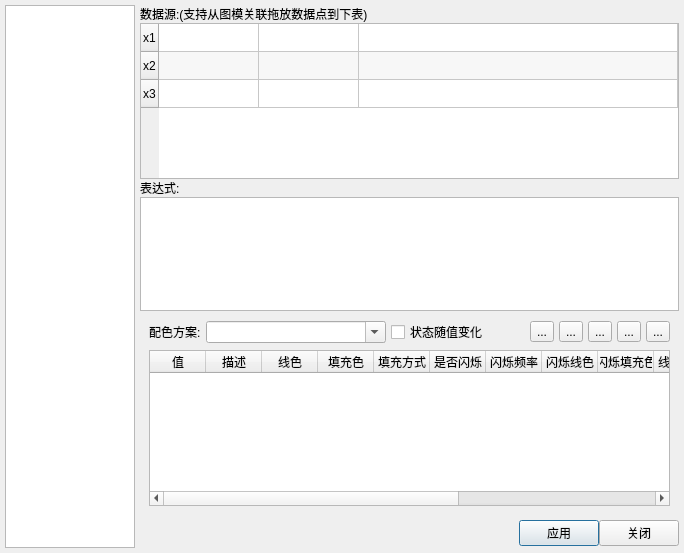
<?xml version="1.0" encoding="UTF-8"?>
<ui version="4.0">
 <class>AnimationDlgClass</class>
 <widget class="QDialog" name="AnimationDlgClass">
  <property name="geometry">
   <rect>
    <x>0</x>
    <y>0</y>
    <width>684</width>
    <height>553</height>
   </rect>
  </property>
  <property name="windowTitle">
   <string>动画属性设置</string>
  </property>
  <layout class="QGridLayout" name="gridLayout">
   <property name="leftMargin">
    <number>5</number>
   </property>
   <property name="topMargin">
    <number>5</number>
   </property>
   <property name="rightMargin">
    <number>5</number>
   </property>
   <property name="bottomMargin">
    <number>5</number>
   </property>
   <property name="spacing">
    <number>5</number>
   </property>
   <item row="0" column="1">
    <layout class="QVBoxLayout" name="verticalLayout" stretch="0,0,0,0,0">
     <property name="spacing">
      <number>0</number>
     </property>
     <item>
      <widget class="QLabel" name="label">
       <property name="sizePolicy">
        <sizepolicy hsizetype="Preferred" vsizetype="Fixed">
         <horstretch>0</horstretch>
         <verstretch>0</verstretch>
        </sizepolicy>
       </property>
       <property name="minimumSize">
        <size>
         <width>0</width>
         <height>18</height>
        </size>
       </property>
       <property name="text">
        <string>数据源:(支持从图模关联拖放数据点到下表)</string>
       </property>
      </widget>
     </item>
     <item>
      <widget class="QTableWidget" name="m_DataSourceTable">
       <property name="minimumSize">
        <size>
         <width>0</width>
         <height>100</height>
        </size>
       </property>
       <property name="maximumSize">
        <size>
         <width>16777215</width>
         <height>16777215</height>
        </size>
       </property>
       <property name="dragDropMode">
        <enum>QAbstractItemView::DragDrop</enum>
       </property>
       <property name="alternatingRowColors">
        <bool>true</bool>
       </property>
       <property name="cornerButtonEnabled">
        <bool>false</bool>
       </property>
       <attribute name="horizontalHeaderVisible">
        <bool>false</bool>
       </attribute>
       <attribute name="horizontalHeaderHighlightSections">
        <bool>true</bool>
       </attribute>
       <attribute name="horizontalHeaderStretchLastSection">
        <bool>true</bool>
       </attribute>
       <attribute name="verticalHeaderVisible">
        <bool>true</bool>
       </attribute>
       <attribute name="verticalHeaderCascadingSectionResizes">
        <bool>true</bool>
       </attribute>
       <attribute name="verticalHeaderDefaultSectionSize">
        <number>28</number>
       </attribute>
       <attribute name="verticalHeaderHighlightSections">
        <bool>true</bool>
       </attribute>
       <attribute name="verticalHeaderMinimumSectionSize">
        <number>28</number>
       </attribute>
       <attribute name="verticalHeaderShowSortIndicator" stdset="0">
        <bool>false</bool>
       </attribute>
       <attribute name="verticalHeaderStretchLastSection">
        <bool>false</bool>
       </attribute>
       <row>
        <property name="text">
         <string>x1</string>
        </property>
       </row>
       <row>
        <property name="text">
         <string>x2</string>
        </property>
       </row>
       <row>
        <property name="text">
         <string>x3</string>
        </property>
       </row>
       <column>
        <property name="text">
         <string>标记名</string>
        </property>
       </column>
       <column>
        <property name="text">
         <string>类型</string>
        </property>
       </column>
       <column>
        <property name="text">
         <string>引用</string>
        </property>
       </column>
      </widget>
     </item>
     <item>
      <widget class="QLabel" name="label_2">
       <property name="sizePolicy">
        <sizepolicy hsizetype="Preferred" vsizetype="Minimum">
         <horstretch>0</horstretch>
         <verstretch>0</verstretch>
        </sizepolicy>
       </property>
       <property name="minimumSize">
        <size>
         <width>0</width>
         <height>18</height>
        </size>
       </property>
       <property name="text">
        <string>表达式:</string>
       </property>
      </widget>
     </item>
     <item>
      <widget class="QTextEdit" name="m_ScriptEdit">
       <property name="maximumSize">
        <size>
         <width>16777215</width>
         <height>150</height>
        </size>
       </property>
       <property name="sizeIncrement">
        <size>
         <width>0</width>
         <height>0</height>
        </size>
       </property>
      </widget>
     </item>
     <item>
      <widget class="QStackedWidget" name="stackedWidget">
       <property name="minimumSize">
        <size>
         <width>0</width>
         <height>160</height>
        </size>
       </property>
       <property name="maximumSize">
        <size>
         <width>16777215</width>
         <height>16777215</height>
        </size>
       </property>
       <property name="lineWidth">
        <number>0</number>
       </property>
       <property name="currentIndex">
        <number>1</number>
       </property>
       <widget class="QWidget" name="page">
        <layout class="QGridLayout" name="gridLayout_5">
         <property name="leftMargin">
          <number>3</number>
         </property>
         <property name="topMargin">
          <number>3</number>
         </property>
         <property name="rightMargin">
          <number>3</number>
         </property>
         <property name="bottomMargin">
          <number>3</number>
         </property>
         <property name="spacing">
          <number>3</number>
         </property>
         <item row="0" column="0">
          <widget class="QFrame" name="m_PropFrame">
           <property name="frameShape">
            <enum>QFrame::StyledPanel</enum>
           </property>
           <property name="frameShadow">
            <enum>QFrame::Raised</enum>
           </property>
          </widget>
         </item>
        </layout>
       </widget>
       <widget class="QWidget" name="page_2">
        <layout class="QGridLayout" name="gridLayout_4">
         <item row="1" column="0">
          <widget class="QTableWidget" name="dy_col_table">
           <property name="alternatingRowColors">
            <bool>true</bool>
           </property>
           <property name="sortingEnabled">
            <bool>false</bool>
           </property>
           <attribute name="horizontalHeaderDefaultSectionSize">
            <number>56</number>
           </attribute>
           <attribute name="horizontalHeaderStretchLastSection">
            <bool>true</bool>
           </attribute>
           <attribute name="verticalHeaderVisible">
            <bool>false</bool>
           </attribute>
           <column>
            <property name="text">
             <string>值</string>
            </property>
           </column>
           <column>
            <property name="text">
             <string>描述</string>
            </property>
           </column>
           <column>
            <property name="text">
             <string>线色</string>
            </property>
           </column>
           <column>
            <property name="text">
             <string>填充色</string>
            </property>
           </column>
           <column>
            <property name="text">
             <string>填充方式</string>
            </property>
           </column>
           <column>
            <property name="text">
             <string>是否闪烁</string>
            </property>
           </column>
           <column>
            <property name="text">
             <string>闪烁频率</string>
            </property>
           </column>
           <column>
            <property name="text">
             <string>闪烁线色</string>
            </property>
           </column>
           <column>
            <property name="text">
             <string>闪烁填充色</string>
            </property>
           </column>
           <column>
            <property name="text">
             <string>线路跑动</string>
            </property>
           </column>
           <column>
            <property name="text">
             <string>图元平面</string>
            </property>
           </column>
           <column>
            <property name="text">
             <string>显示文本</string>
            </property>
           </column>
           <column>
            <property name="text">
             <string>位图名称</string>
            </property>
           </column>
           <column>
            <property name="text">
             <string>是否可见</string>
            </property>
           </column>
           <column>
            <property name="text">
             <string>优先级</string>
            </property>
           </column>
          </widget>
         </item>
         <item row="0" column="0">
          <layout class="QHBoxLayout" name="horizontalLayout">
           <property name="spacing">
            <number>5</number>
           </property>
           <item>
            <widget class="QLabel" name="label_7">
             <property name="text">
              <string>配色方案:</string>
             </property>
            </widget>
           </item>
           <item>
            <widget class="QComboBox" name="col_profile_name">
             <property name="sizePolicy">
              <sizepolicy hsizetype="Expanding" vsizetype="Fixed">
               <horstretch>0</horstretch>
               <verstretch>0</verstretch>
              </sizepolicy>
             </property>
             <property name="minimumSize">
              <size>
               <width>180</width>
               <height>0</height>
              </size>
             </property>
             <property name="editable">
              <bool>true</bool>
             </property>
             <property name="minimumContentsLength">
              <number>0</number>
             </property>
            </widget>
           </item>
           <item>
            <widget class="QCheckBox" name="m_IfStateChgByValue">
             <property name="text">
              <string>状态随值变化</string>
             </property>
            </widget>
           </item>
           <item>
            <spacer name="spacer">
             <property name="orientation">
              <enum>Qt::Horizontal</enum>
             </property>
             <property name="sizeHint" stdset="0">
              <size>
               <width>218</width>
               <height>21</height>
              </size>
             </property>
            </spacer>
           </item>
           <item>
            <widget class="QToolButton" name="new_col_profile_btn">
             <property name="sizePolicy">
              <sizepolicy hsizetype="Fixed" vsizetype="Fixed">
               <horstretch>1</horstretch>
               <verstretch>0</verstretch>
              </sizepolicy>
             </property>
             <property name="maximumSize">
              <size>
               <width>25</width>
               <height>16777215</height>
              </size>
             </property>
             <property name="toolTip">
              <string>新建配置</string>
             </property>
             <property name="text">
              <string>...</string>
             </property>
             <property name="icon">
              <iconset resource="../designer/editor.qrc">
               <normaloff>:/images/images/filenew.png</normaloff>:/images/images/filenew.png</iconset>
             </property>
            </widget>
           </item>
           <item>
            <widget class="QToolButton" name="del_col_profile_btn">
             <property name="maximumSize">
              <size>
               <width>25</width>
               <height>16777215</height>
              </size>
             </property>
             <property name="toolTip">
              <string>删除配置</string>
             </property>
             <property name="text">
              <string>...</string>
             </property>
             <property name="icon">
              <iconset resource="../designer/editor.qrc">
               <normaloff>:/images/images/delete.png</normaloff>:/images/images/delete.png</iconset>
             </property>
            </widget>
           </item>
           <item>
            <widget class="QToolButton" name="save_col_profile_btn">
             <property name="maximumSize">
              <size>
               <width>25</width>
               <height>16777215</height>
              </size>
             </property>
             <property name="toolTip">
              <string>保存配置</string>
             </property>
             <property name="text">
              <string>...</string>
             </property>
             <property name="icon">
              <iconset resource="../designer/editor.qrc">
               <normaloff>:/images/images/save.png</normaloff>:/images/images/save.png</iconset>
             </property>
            </widget>
           </item>
           <item>
            <widget class="QToolButton" name="add_col_row_btn">
             <property name="maximumSize">
              <size>
               <width>25</width>
               <height>16777215</height>
              </size>
             </property>
             <property name="toolTip">
              <string>新增行</string>
             </property>
             <property name="text">
              <string>...</string>
             </property>
             <property name="icon">
              <iconset resource="../designer/editor.qrc">
               <normaloff>:/images/images/prev.png</normaloff>:/images/images/prev.png</iconset>
             </property>
            </widget>
           </item>
           <item>
            <widget class="QToolButton" name="del_col_row_btn">
             <property name="maximumSize">
              <size>
               <width>25</width>
               <height>16777215</height>
              </size>
             </property>
             <property name="toolTip">
              <string>删除行</string>
             </property>
             <property name="text">
              <string>...</string>
             </property>
             <property name="icon">
              <iconset resource="../designer/editor.qrc">
               <normaloff>:/images/images/next.png</normaloff>:/images/images/next.png</iconset>
             </property>
            </widget>
           </item>
          </layout>
         </item>
        </layout>
       </widget>
      </widget>
     </item>
    </layout>
   </item>
   <item row="1" column="1">
    <layout class="QHBoxLayout" name="horizontalLayout_2">
     <property name="spacing">
      <number>0</number>
     </property>
     <property name="sizeConstraint">
      <enum>QLayout::SetMinimumSize</enum>
     </property>
     <property name="bottomMargin">
      <number>2</number>
     </property>
     <item>
      <spacer name="horizontalSpacer">
       <property name="orientation">
        <enum>Qt::Horizontal</enum>
       </property>
       <property name="sizeHint" stdset="0">
        <size>
         <width>40</width>
         <height>20</height>
        </size>
       </property>
      </spacer>
     </item>
     <item>
      <widget class="QPushButton" name="pushButtonApply">
       <property name="text">
        <string>应用</string>
       </property>
      </widget>
     </item>
     <item>
      <widget class="QPushButton" name="pushButtonCancel">
       <property name="text">
        <string>关闭</string>
       </property>
      </widget>
     </item>
    </layout>
   </item>
   <item row="0" column="0" rowspan="2">
    <widget class="CGTreeWidget" name="m_LTreeWidget">
     <property name="minimumSize">
      <size>
       <width>130</width>
       <height>0</height>
      </size>
     </property>
     <property name="maximumSize">
      <size>
       <width>180</width>
       <height>16777215</height>
      </size>
     </property>
     <property name="indentation">
      <number>10</number>
     </property>
     <property name="rootIsDecorated">
      <bool>true</bool>
     </property>
     <property name="uniformRowHeights">
      <bool>true</bool>
     </property>
     <property name="headerHidden">
      <bool>true</bool>
     </property>
     <attribute name="headerVisible">
      <bool>false</bool>
     </attribute>
     <column>
      <property name="text">
       <string notr="true">1</string>
      </property>
     </column>
    </widget>
   </item>
  </layout>
 </widget>
 <customwidgets>
  <customwidget>
   <class>CGTreeWidget</class>
   <extends>QTreeWidget</extends>
   <header>CQWidgetWrap.h</header>
  </customwidget>
 </customwidgets>
 <resources>
  <include location="../designer/editor.qrc"/>
 </resources>
 <connections/>
</ui>
